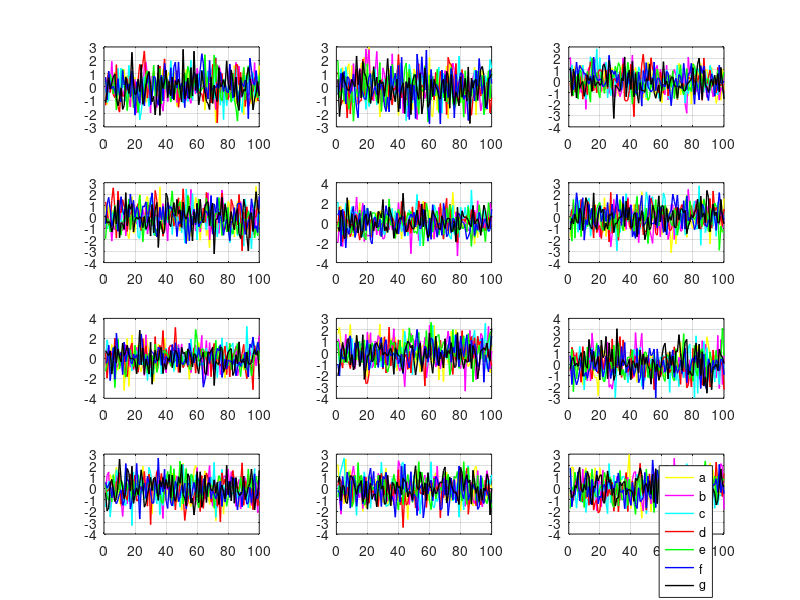
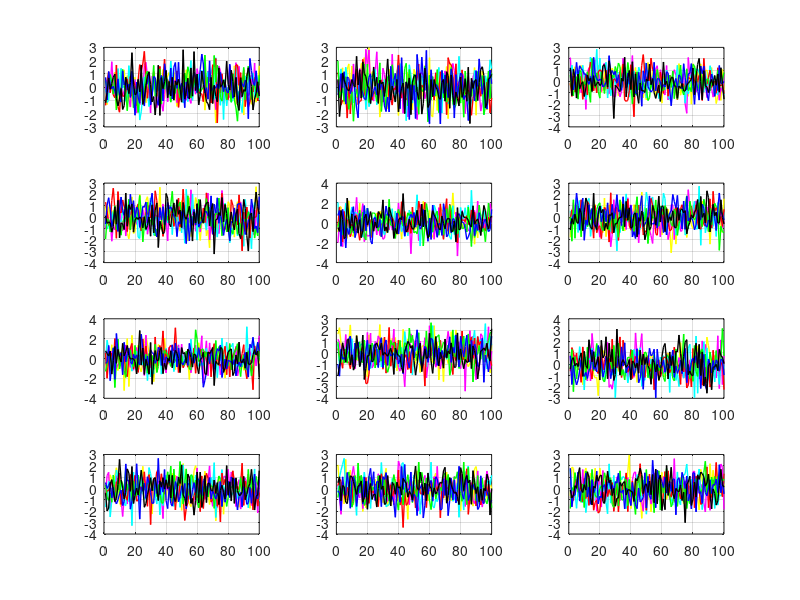
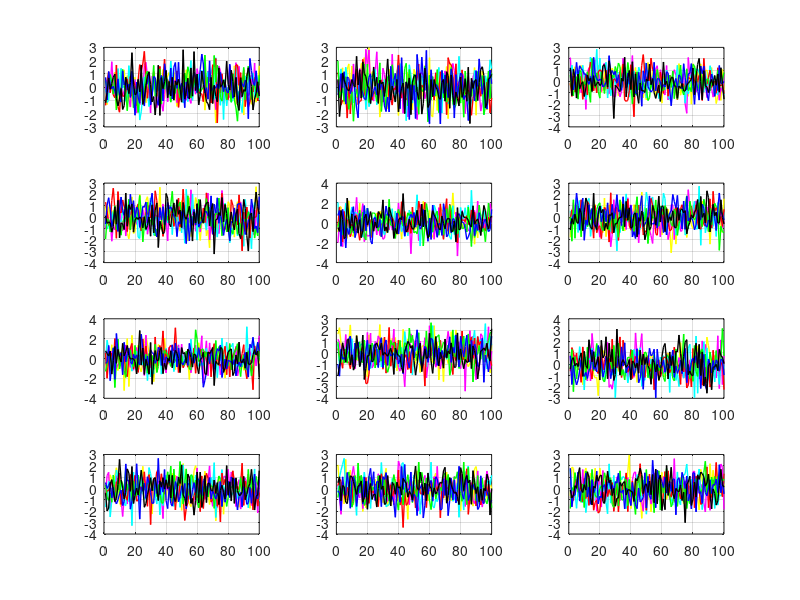

MATLAB code for these plots, in order: (Note: this script raises an error after producing the figures.)
% Copyright (c) 2017 Paul Irofti <paul@irofti.net>
% 
% Permission to use, copy, modify, and/or distribute this software for any
% purpose with or without fee is hereby granted, provided that the above
% copyright notice and this permission notice appear in all copies.
% 
% THE SOFTWARE IS PROVIDED "AS IS" AND THE AUTHOR DISCLAIMS ALL WARRANTIES
% WITH REGARD TO THIS SOFTWARE INCLUDING ALL IMPLIED WARRANTIES OF
% MERCHANTABILITY AND FITNESS. IN NO EVENT SHALL THE AUTHOR BE LIABLE FOR
% ANY SPECIAL, DIRECT, INDIRECT, OR CONSEQUENTIAL DAMAGES OR ANY DAMAGES
% WHATSOEVER RESULTING FROM LOSS OF USE, DATA OR PROFITS, WHETHER IN AN
% ACTION OF CONTRACT, NEGLIGENCE OR OTHER TORTIOUS ACTION, ARISING OUT OF
% OR IN CONNECTION WITH THE USE OR PERFORMANCE OF THIS SOFTWARE.

%% Test stackplots
clear; clc; close all; fclose all; format compact;
%%-------------------------------------------------------------------------
m = 4;          % number of subplot rows
n = 3;          % number of subplot columns
curves = 7;     % number of curves on each subplot
K = 100;        % number of datapoints on each curve
%%-------------------------------------------------------------------------
data = randn(m,n,curves,K);    % random plot data
color = ['y', 'm', 'c', 'r', 'g', 'b', 'k'];

subplot(m,n,1)
splot = zeros(m*n,1);
iplot = 1;
for i = 1:m
    for j = 1:n
        splot(iplot) = subplot(m,n,iplot);

        %% Do the real figure
        for up = 1:curves
            plot(1:K, squeeze(data(i,j,up,1:K)), color(up), 'Linewidth', 1);
            hold on;
        end
        xticks(0:20:K);
        grid on;
        hold off;
        iplot = iplot+1;
    end
end

% Original
f = copyobj(gcf,0);

% Test legend placement
f1 = copyobj(f,0);
lgd = legend(mat2cell('a':char('a'+curves-1), 1, ones(curves, 1)));
stackplots(f1,m,n);

% Test xlabel
f2 = copyobj(f,0);
stackplots(f2,m,n,'xlabel','Iterations');

% Test ylabel
f3 = copyobj(f,0);
stackplots(f3,m,n,'ylabel','RMSE');

% All
f4 = copyobj(f,0);
lgd = legend(mat2cell('a':char('a'+curves-1), 1, ones(curves, 1)));
stackplots(f4,m,n,'xlabel','Iterations','ylabel','RMSE');